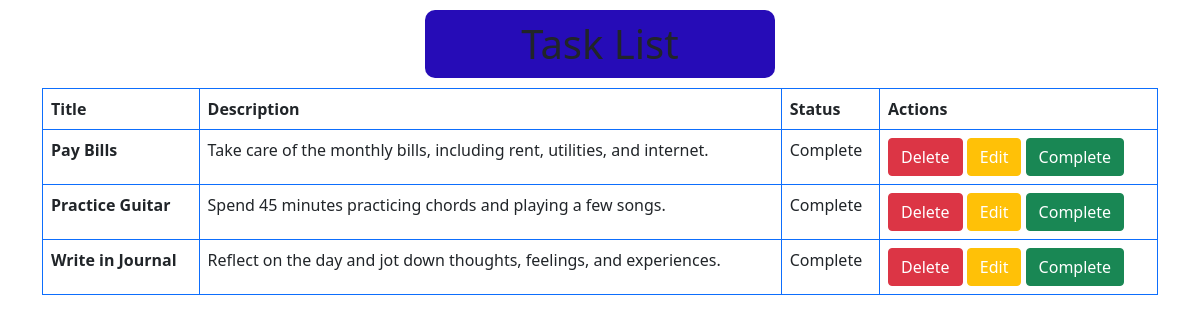
The page /show_list/ on the database its author committed.
### first_app/models.py (models this page shows)
class TaskList(models.Model):
    title = models.CharField(max_length= 80)
    description = models.TextField()
    status = models.CharField(max_length= 15, default= 'incomplete')

### first_app/views.py (the view)
# urls.py: path('show_list/', views.ShowList.as_view(), name='show'),
class ShowList(ListView):
    model = TaskList
    template_name = 'first_app/show.html'
    context_object_name = 'items'

### first_app/templates/first_app/show.html (shortened to what this page needs)
{% extends "base.html" %}
{% block content %}
<div class="container">
    <h1 style="text-align: center; background-color: rgb(38, 12, 183); padding: 10px; width: 350px;border-radius: 10px;margin: 10px auto;">Task List</h1>
    <table class="table table-bordered border-primary">
        <thead>
          <tr>
            <th scope="col">Title</th>
            <th scope="col">Description</th>
            <th scope="col">Status</th>
            <th scope="col">Actions</th>
          </tr>
        </thead>
        <tbody>
            {% for item in items %}
            <tr>
                <th>{{item.title}}</th>
                <td>{{item.description}}</td>
                <td>{{item.status}}</td>
                <td>
                    <button class="btn btn-danger"><a class="text-decoration-none text-white" href="{% url 'delete' item.id %}">Delete</a></button>
                    <button class="btn btn-warning"><a class="text-decoration-none text-white" href="{% url 'edit' item.id %}">Edit</a></button>
                    <button class="btn btn-success"><a class="text-decoration-none text-white" href="{% url 'status' item.id %}">Complete</a></button>
                </td>
            </tr>
            {% endfor %}
        </tbody>
      </table>
</div>
{% endblock content %}

### templates/base.html (shortened to what this page needs)
<!DOCTYPE html>
<html lang="en">
<head>
    <link href="https://cdn.jsdelivr.net/npm/bootstrap@5.0.2/dist/css/bootstrap.min.css" rel="stylesheet">
</head>
<body>
    {% block content %}{% endblock content %}
</body>
</html>

### rows shown on the page
TaskList: title "Pay Bills", description "Take care of the monthly bills, including rent, utilities, and internet.", status "Complete"
TaskList: title "Practice Guitar", description "Spend 45 minutes practicing chords and playing a few songs.", status "Complete"
TaskList: title "Write in Journal", description "Reflect on the day and jot down thoughts, feelings, and experiences.", status "Complete"
